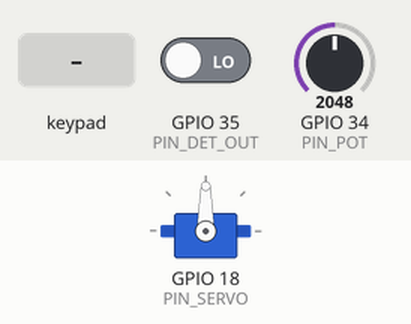
Recording of a sketch running on a simulated ESP32. Parts: servo. The test bench sets the inputs (shaded band); at power-on: GPIO 34 (PIN_POT) = 2048, GPIO 35 (PIN_DET_OUT) LOW. I2S audio is not simulated (input reads silence); what the sketch prints to the serial monitor is not drawn.

Above: at 1.9 s.
2.0 s: GPIO 34 (PIN_POT) set to 4040
At 3.0 s:
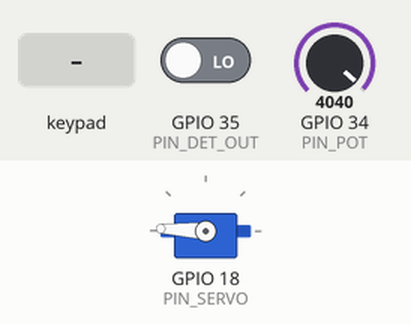
5.0 s: GPIO 34 (PIN_POT) set to 4095
6.5 s: key 'A' pressed
At 7.58 s:
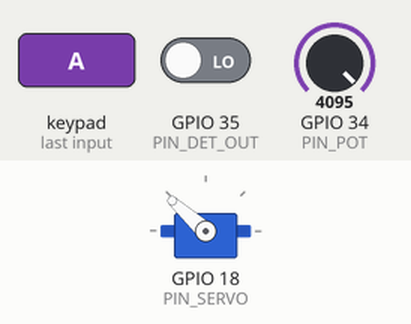
9.5 s: keypad keys 1 3 1 4 1 6 1 7 pressed 0.4 s apart
At 9.73 s:
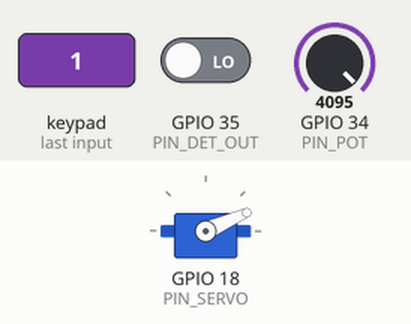
14.2 s: key '9' pressed
At 16.6 s:
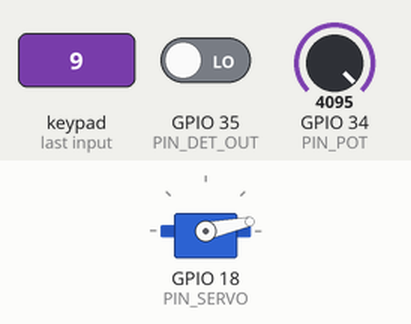
17.2 s: keypad keys 1 5 1 2 2 5 # pressed 0.4 s apart
Timing chart, 0 to 24.0 s (numbered marks = the images above; inputs shaded):
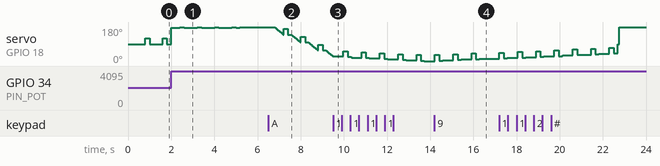

Measured:
- after the input at 14.2 s, servo on GPIO 18 (PIN_SERVO): goes on until 16.3 s, then stays 12°

The sketch:

labo_v2.ino
```cpp
/*
  ╔══════════════════════════════════════════════════════════════╗
  ║  NEO — LABO V2                                               ║
  ║  Potentiomètre → Servo   |   Clavier → actions              ║
  ║  MAX98357 I2S → sons     |   Détecteur son → réaction       ║
  ╠══════════════════════════════════════════════════════════════╣
  ║  CÂBLAGE :                                                   ║
  ║  Potentiomètre  → GPIO 34  (broche centrale, 3.3V / GND)    ║
  ║  Servo signal   → GPIO 18                                    ║
  ║  MAX98357 BCLK  → GPIO 26                                    ║
  ║  MAX98357 LRC   → GPIO 25                                    ║
  ║  MAX98357 DIN   → GPIO 22                                    ║
  ║  Détecteur OUT  → GPIO 35  (module 3 broches MH-M38)        ║
  ║  Clavier lignes → GPIO 13, 14, 16, 17                       ║
  ║  Clavier cols   → GPIO 15, 12, 2, 5                         ║
  ╠══════════════════════════════════════════════════════════════╣
  ║  CLAVIER :                                                   ║
  ║   1→Do  2→Ré  3→Mi    A→Sweep servo ON/OFF                  ║
  ║   4→Fa  5→Sol 6→La    B→Servo 0°                            ║
  ║   7→Si  8→Mélodie 9→Alarme  C→Servo 90°                    ║
  ║   *→toggle clap  0→Silence  #→Reset   D→Servo 180°          ║
  ╚══════════════════════════════════════════════════════════════╝
*/

#include <ESP32Servo.h>
#include <Keypad.h>
#include <driver/i2s.h>
#include <math.h>

// ── PINS ─────────────────────────────────────────────────────────────────────
#define PIN_POT      34   // Potentiomètre (ADC1 — fonctionne sans WiFi)
#define PIN_SERVO    18
#define PIN_DET_OUT  35   // Détecteur son MH-M38 — OUT (3 broches : VCC/GND/OUT)

// ── I2S / MAX98357 ────────────────────────────────────────────────────────────
#define I2S_BCLK     26
#define I2S_LRC      25
#define I2S_DIN      22
#define SAMPLE_RATE  16000
#define AMPLITUDE    8000   // volume (max 32767 — baisse si trop fort)

// ── CLAVIER 4×4 ──────────────────────────────────────────────────────────────
const byte KP_ROWS = 4, KP_COLS = 4;
char keys[KP_ROWS][KP_COLS] = {
  {'1','2','3','A'},
  {'4','5','6','B'},
  {'7','8','9','C'},
  {'*','0','#','D'}
};
byte rowPins[KP_ROWS] = {13, 14, 16, 17};
byte colPins[KP_COLS] = {15, 12,  2,  5};
Keypad keypad = Keypad(makeKeymap(keys), rowPins, colPins, KP_ROWS, KP_COLS);

// ── SERVO ─────────────────────────────────────────────────────────────────────
Servo servo;
int  servoAngle  = 90;
bool sweepMode   = false;   // balayage automatique
int  sweepAngle  = 0;
int  sweepDir    = 1;       // +1 ou -1
unsigned long lastSweep = 0;

// ── DÉTECTION SON ─────────────────────────────────────────────────────────────
bool clapEnabled = true;
unsigned long lastClap = 0;
#define CLAP_DEBOUNCE_MS 800  // évite les déclenchements multiples

// ── NOTES (fréquences en Hz) ──────────────────────────────────────────────────
#define DO   262
#define RE   294
#define MI   330
#define FA   349
#define SOL  392
#define LA   440
#define SI   494
#define DO5  523

// Mélodie : Frère Jacques (premières mesures)
const int MELODY[]   = {DO,RE,MI,DO, DO,RE,MI,DO, MI,FA,SOL, MI,FA,SOL};
const int DURATIONS[] = {350,350,350,350, 350,350,350,350, 350,350,700, 350,350,700};
const int MELODY_LEN  = 14;

// ── FONCTIONS AUDIO ───────────────────────────────────────────────────────────

void i2sInit() {
  i2s_config_t cfg = {
    .mode                 = (i2s_mode_t)(I2S_MODE_MASTER | I2S_MODE_TX),
    .sample_rate          = SAMPLE_RATE,
    .bits_per_sample      = I2S_BITS_PER_SAMPLE_16BIT,
    .channel_format       = I2S_CHANNEL_FMT_ONLY_LEFT,
    .communication_format = I2S_COMM_FORMAT_STAND_I2S,
    .intr_alloc_flags     = 0,
    .dma_buf_count        = 8,
    .dma_buf_len          = 64,
    .use_apll             = false,
    .tx_desc_auto_clear   = true,
  };
  i2s_pin_config_t pins = {
    .bck_io_num   = I2S_BCLK,
    .ws_io_num    = I2S_LRC,
    .data_out_num = I2S_DIN,
    .data_in_num  = I2S_PIN_NO_CHANGE,
  };
  i2s_driver_install(I2S_NUM_0, &cfg, 0, NULL);
  i2s_set_pin(I2S_NUM_0, &pins);
}

// Joue une note (bloquant pendant duration_ms)
void playTone(int freq, int duration_ms) {
  const int BUF_SIZE = 256;
  int16_t buf[BUF_SIZE];
  int totalSamples = (long)SAMPLE_RATE * duration_ms / 1000;
  int played = 0;

  while (played < totalSamples) {
    int chunk = min(BUF_SIZE, totalSamples - played);
    for (int i = 0; i < chunk; i++) {
      // Enveloppe légère pour éviter les clics (5ms fade in/out)
      float env = 1.0f;
      int fadeLen = SAMPLE_RATE * 5 / 1000;
      if (played + i < fadeLen)
        env = (float)(played + i) / fadeLen;
      else if (played + i > totalSamples - fadeLen)
        env = (float)(totalSamples - played - i) / fadeLen;

      buf[i] = (int16_t)(AMPLITUDE * env * sinf(2.0f * PI * freq * (played + i) / SAMPLE_RATE));
    }
    size_t bw;
    i2s_write(I2S_NUM_0, buf, chunk * sizeof(int16_t), &bw, portMAX_DELAY);
    played += chunk;
  }
}

// Silence (vide le buffer DMA)
void silence() {
  int16_t buf[256] = {};
  size_t bw;
  for (int i = 0; i < 4; i++)
    i2s_write(I2S_NUM_0, buf, sizeof(buf), &bw, 100);
}

// Mélodie Frère Jacques
void playMelody() {
  Serial.println("♪ Frère Jacques...");
  for (int i = 0; i < MELODY_LEN; i++) {
    playTone(MELODY[i], DURATIONS[i]);
    delay(40);  // petit silence entre les notes
  }
  silence();
}

// Alarme (3 bips montants)
void playAlarm() {
  Serial.println("⚠ Alarme!");
  for (int i = 0; i < 3; i++) {
    playTone(800 + i * 300, 200);
    delay(80);
  }
  silence();
}

// Son de clap détecté (petite fanfare)
void playBip() {
  playTone(DO5, 100);
  silence();
}

// ── SERVO ─────────────────────────────────────────────────────────────────────

void setServo(int angle) {
  servoAngle = constrain(angle, 0, 180);
  servo.write(servoAngle);
  Serial.print("Servo → "); Serial.print(servoAngle); Serial.println("°");
}

// ── SETUP ─────────────────────────────────────────────────────────────────────
void setup() {
  Serial.begin(115200);

  // Servo
  servo.attach(PIN_SERVO, 500, 2400);
  servo.write(90);

  // I2S
  i2sInit();

  // Détecteur MH-M38 : OUT = LOW quand son détecté (pas de pullup interne sur GPIO 35)
  pinMode(PIN_DET_OUT, INPUT);

  // Démarrage
  Serial.println("=== NEO LABO V2 ===");
  Serial.println("Pot → Servo | Clavier → sons & servo | Détecteur → réaction");
  Serial.println("Clavier: 1-7=notes 8=mélodie 9=alarme 0=silence");
  Serial.println("         A=sweep B=0° C=90° D=180° *=clap #=reset");

  playTone(DO, 150); delay(50);
  playTone(MI, 150); delay(50);
  playTone(SOL, 250);
  silence();
  Serial.println("Prêt !");
}

// ── LOOP ──────────────────────────────────────────────────────────────────────
void loop() {

  // ── 1. POTENTIOMÈTRE → servo (sauf si sweep actif) ──────────────────────
  if (!sweepMode) {
    int raw = analogRead(PIN_POT);              // 0-4095 (12 bits)
    int angle = map(raw, 0, 4095, 0, 180);
    if (abs(angle - servoAngle) >= 2) {         // seuil anti-tremblement
      servoAngle = angle;
      servo.write(servoAngle);
    }
  }

  // ── 2. SWEEP AUTOMATIQUE ─────────────────────────────────────────────────
  if (sweepMode && millis() - lastSweep > 20) {
    sweepAngle += sweepDir * 2;
    if (sweepAngle >= 180) { sweepAngle = 180; sweepDir = -1; }
    if (sweepAngle <= 0)   { sweepAngle = 0;   sweepDir =  1; }
    servo.write(sweepAngle);
    lastSweep = millis();
  }

  // ── 3. DÉTECTION SON ────────────────────────────────────────────────────
  if (clapEnabled) {
    // DO = LOW quand son détecté sur la plupart des modules KY-038
    // Si ça ne marche pas, essaie d'inverser : (digitalRead == HIGH)
    bool soundDetected = (digitalRead(PIN_DET_OUT) == LOW);  // LOW = son détecté sur MH-M38

    if (soundDetected && millis() - lastClap > CLAP_DEBOUNCE_MS) {
      lastClap = millis();
      Serial.println(">> Son détecté ! <<");

      // Action : servo fait un petit sursaut
      int oldAngle = sweepMode ? sweepAngle : servoAngle;
      servo.write(constrain(oldAngle + 30, 0, 180));
      delay(200);
      servo.write(oldAngle);
      playBip();
    }
  }

  // ── 4. CLAVIER ───────────────────────────────────────────────────────────
  char key = keypad.getKey();
  if (!key) return;

  Serial.print("Touche: "); Serial.println(key);

  switch (key) {
    // Notes
    case '1': playTone(DO,  400); silence(); break;
    case '2': playTone(RE,  400); silence(); break;
    case '3': playTone(MI,  400); silence(); break;
    case '4': playTone(FA,  400); silence(); break;
    case '5': playTone(SOL, 400); silence(); break;
    case '6': playTone(LA,  400); silence(); break;
    case '7': playTone(SI,  400); silence(); break;
    case '8': playMelody(); break;
    case '9': playAlarm();  break;
    case '0': silence(); Serial.println("Silence"); break;

    // Servo positions fixes
    case 'B': sweepMode = false; setServo(0);   break;
    case 'C': sweepMode = false; setServo(90);  break;
    case 'D': sweepMode = false; setServo(180); break;

    // Sweep toggle
    case 'A':
      sweepMode = !sweepMode;
      sweepAngle = servoAngle;
      Serial.println(sweepMode ? "Sweep: ON" : "Sweep: OFF");
      break;

    // Toggle détection clap
    case '*':
      clapEnabled = !clapEnabled;
      Serial.println(clapEnabled ? "Détection son: ON" : "Détection son: OFF");
      break;

    // Reset
    case '#':
      sweepMode   = false;
      clapEnabled = true;
      setServo(90);
      silence();
      Serial.println("== RESET ==");
      break;
  }
}
```
